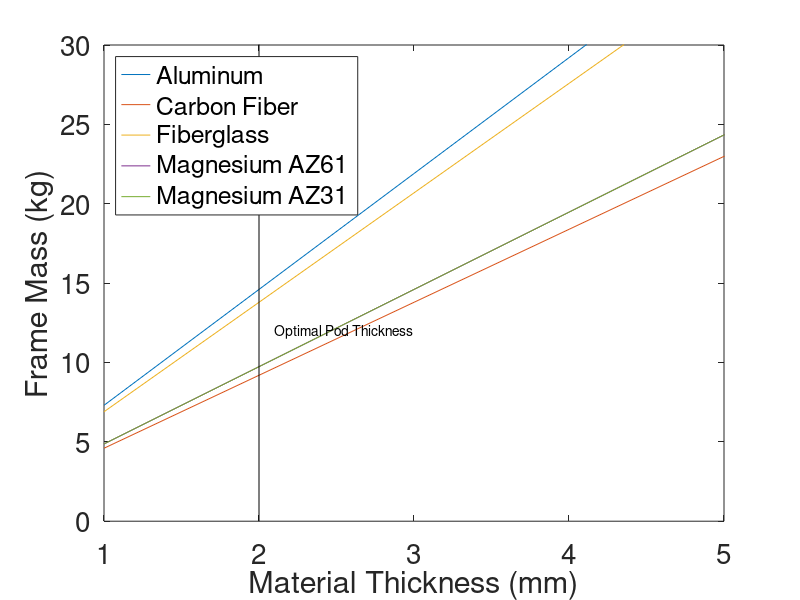

Source code (MATLAB): (Note: this script raises an error after producing the figure.)
clear all; close all
clc;

%%%%%%%%
% Deteriming Shell Material and Thickness
%%%%%%%%

% For a well insulated pod, we want a material and thickness that minimizes weight and has a very low dQ
% For not a well insulated pod (accounting for heat transfer from environment), we want a material and 
% thickness that minimizes weight and has a very high dQ

Apogee_Temperature  = 253; % Kelvin
Takeoff_Temperature = 323; % Kelvin

% The array of best and worst case scenarios
Temperatures = [Apogee_Temperature,Takeoff_Temperature];
T_Pod = 293; % Kelvin
% Convection coefficient for difference in temperatures
h_Convection_Coefficient_Air = [35,17]; %W/m2k

% Pod Dimensions
Length_Pod = 2; % Meters
Width_Pod  = .38; % Meters
Height_Pod = .4; % Meters

% Material Densities
Aluminum_Density        = 2700; %kg/m3, 6061
CarbonFiber_Density     = 1700; %kg/m3, 6061
Fiberglass_Density      = 2550; %kg/m3
Magnesium_AZ61_Density  = 1800; %kg/m3
Magnesium_AZ31_Density  = 1800; %kg/m3
Densities = [Aluminum_Density,CarbonFiber_Density,Fiberglass_Density,Magnesium_AZ61_Density,Magnesium_AZ31_Density]; % 4 Total, loop every two

% Thermal Conductivity for 260 and 300 Kelvin
Aluminum_Thermal_k       = [147,155];      %W/mk
CarbonFiber_Thermal_k     = [0.5,0.8]; %W/mk
Fiberglass_Thermal_k     = [0.0325,0.038]; %W/mk
Magnesium_AZ61_Thermal_k = [82,85];        %W/mk
Magnesium_AZ31_Thermal_k = [60,63.5];      %W/mk
Thermal_k_Array_T1 = [Aluminum_Thermal_k(1),CarbonFiber_Thermal_k(1),Fiberglass_Thermal_k(1),Magnesium_AZ61_Thermal_k(1),Magnesium_AZ31_Thermal_k(1)]; % 4 Total
Thermal_k_Array_T2 = [Aluminum_Thermal_k(2),CarbonFiber_Thermal_k(2),Fiberglass_Thermal_k(2),Magnesium_AZ61_Thermal_k(2),Magnesium_AZ31_Thermal_k(2)]; % 4 Total

Total_Mass_Pod = zeros(5,10);
R_Pod_Total    = zeros(5,10);
Q_Dot_Environment = zeros(5,10);
i=1;
for density = Densities
    j=1;
    for Wall_Thickness = linspace(.001,.01,10)
        Temperature = Temperatures(1);
        h_Convection_Coefficient_Air_T1 = h_Convection_Coefficient_Air(1);
        Pod_Surface_Area_1 = Height_Pod*Width_Pod; % 2 of these
        Pod_Surface_Area_2 = Length_Pod*Height_Pod; % Not including Top Face against Drone 3 of these
        Total_Mass_Pod(i,j) = Wall_Thickness*density * (2*Pod_Surface_Area_1 + 3*Pod_Surface_Area_2); % Total Weight of the Pod Frame
        % Resistances
        R_Conductivity_Pod_1 = Wall_Thickness / (Thermal_k_Array_T1(i) * Pod_Surface_Area_1);
        R_Conductivity_Pod_2 = Wall_Thickness / (Thermal_k_Array_T1(i) * Pod_Surface_Area_2);
        R_Convection_Air_1 = 1/(h_Convection_Coefficient_Air_T1*Pod_Surface_Area_1);
        R_Convection_Air_2 = 1/(h_Convection_Coefficient_Air_T1*Pod_Surface_Area_2);
        R_Pod_Total(i,j) = 1/(1/(R_Conductivity_Pod_1 + R_Convection_Air_1) + 1/(R_Conductivity_Pod_1 + R_Convection_Air_1)+ 1/(R_Conductivity_Pod_2+ R_Convection_Air_2)+ 1/(R_Conductivity_Pod_2+ R_Convection_Air_2)+ 1/(R_Conductivity_Pod_2+ R_Convection_Air_2));
        Q_Dot_Environment(i,j) = T_Pod-Temperature/(R_Pod_Total(i,j));
        j = j+1;
    end
    i = i+1;
end
    
Total_Mass_Pod_T2 = zeros(5,10);
R_Pod_Total_T2    = zeros(5,10);
Q_Dot_Environment_T2 = zeros(5,10);
i=1;
for density = Densities
    j=1;
    for Wall_Thickness = linspace(.001,.01,10)
        
        Temperature = Temperatures(2);
        h_Convection_Coefficient_Air_T2 = h_Convection_Coefficient_Air(2);
        Pod_Surface_Area_1 = Height_Pod*Width_Pod;
        Pod_Surface_Area_2 = Length_Pod*Height_Pod; % Not including Top Face against Drone
        Total_Mass_Pod_T2(i,j) = Wall_Thickness.*density * (2*Pod_Surface_Area_1 + 3*Pod_Surface_Area_2); % Total Weight of the Pod Frame
        % Resistances
        R_Conductivity_Pod_1 = Wall_Thickness ./ (Thermal_k_Array_T2(i) * Pod_Surface_Area_1);
        R_Conductivity_Pod_2 = Wall_Thickness ./ (Thermal_k_Array_T2(i) * Pod_Surface_Area_2);
        R_Convection_Air_1 = 1/(h_Convection_Coefficient_Air_T2*Pod_Surface_Area_1);
        R_Convection_Air_2 = 1/(h_Convection_Coefficient_Air_T2*Pod_Surface_Area_2);
        R_Pod_Total_T2(i,j) = 1/(1/(R_Conductivity_Pod_1 + R_Convection_Air_1) + 1/(R_Conductivity_Pod_1 + R_Convection_Air_1)+ 1/(R_Conductivity_Pod_2+ R_Convection_Air_2)+ 1/(R_Conductivity_Pod_2+ R_Convection_Air_2)+ 1/(R_Conductivity_Pod_2+ R_Convection_Air_2));
    
        Q_Dot_Environment_T2(i,j) = T_Pod-Temperature/(R_Pod_Total_T2(i,j));
        j = j+1;
    end
    i = i+1;
end


figure(1)
plot(Total_Mass_Pod')
hold on
plot([2,2],[0,90],'k')
text(2.1,12,'Optimal Pod Thickness')
ylabel('Frame Mass (kg)','FontSize',22)
xlabel('Material Thickness (mm)','FontSize',22)
legend()
set(gca,'fontsize',20)
ylim([0,30])
xlim([1,5])

set(gca,'fontsize',20)
lgd = legend('Aluminum','Carbon Fiber','Fiberglass','Magnesium AZ61','Magnesium AZ31','Location','northwest');
lgd.FontSize = 10;
hold off


figure(2)
plot(Q_Dot_Environment([1,2,3,4,5],1:10)')
hold on
plot([2,2],[-30000,10000],'k')
text(2.15,0,'Apogee Temperature','Color','b')
text(2.1,-10000,'Optimal Pod Thickness')
ylabel('Heat Transfer (J/s)','FontSize',22)
xlabel('Material Thickness (mm)','FontSize',22)
ylim([-25000,10000]) 
xlim([1,5])
set(gca,'fontsize',20)
lgd = legend('Aluminum','Carbon Fiber','Fiberglass','Magnesium AZ61','Magnesium AZ31');
lgd.FontSize = 9;
hold off


figure(3)
plot(Q_Dot_Environment_T2([1,2,3,4,5],1:10)')
hold on
plot([2,2],[-30000,10000],'k')
text(2.1,-10000,'Optimal Pod Thickness')
ylabel('Heat Transfer (J/s)','FontSize',22)
xlabel('Material Thickness (mm)','FontSize',22)
text(2.15,0,'Takeoff Temperature','Color','r')
ylim([-25000,10000]) 
xlim([1,5])
set(gca,'fontsize',20)
lgd = legend('Aluminum','Carbon Fiber','Fiberglass','Magnesium AZ61','Magnesium AZ31');
lgd.FontSize = 9;
hold off


% Q dot needed for correct refrigeration at takeoff and Apogee (Worst case scenarios
Q_Takeoff_Fiberglass = Q_Dot_Environment_T2(3,2)
Q_Apogee_Fiberglass = Q_Dot_Environment(3,2)
Q_Takeoff_Aluminum = Q_Dot_Environment_T2(1,2)
Q_Apogee_Aluminum = Q_Dot_Environment(1,2)
M_Takeoff_Fiberglass = Total_Mass_Pod_T2(3,2)
M_Takeoff_Aluminum = Total_Mass_Pod_T2(1,2)